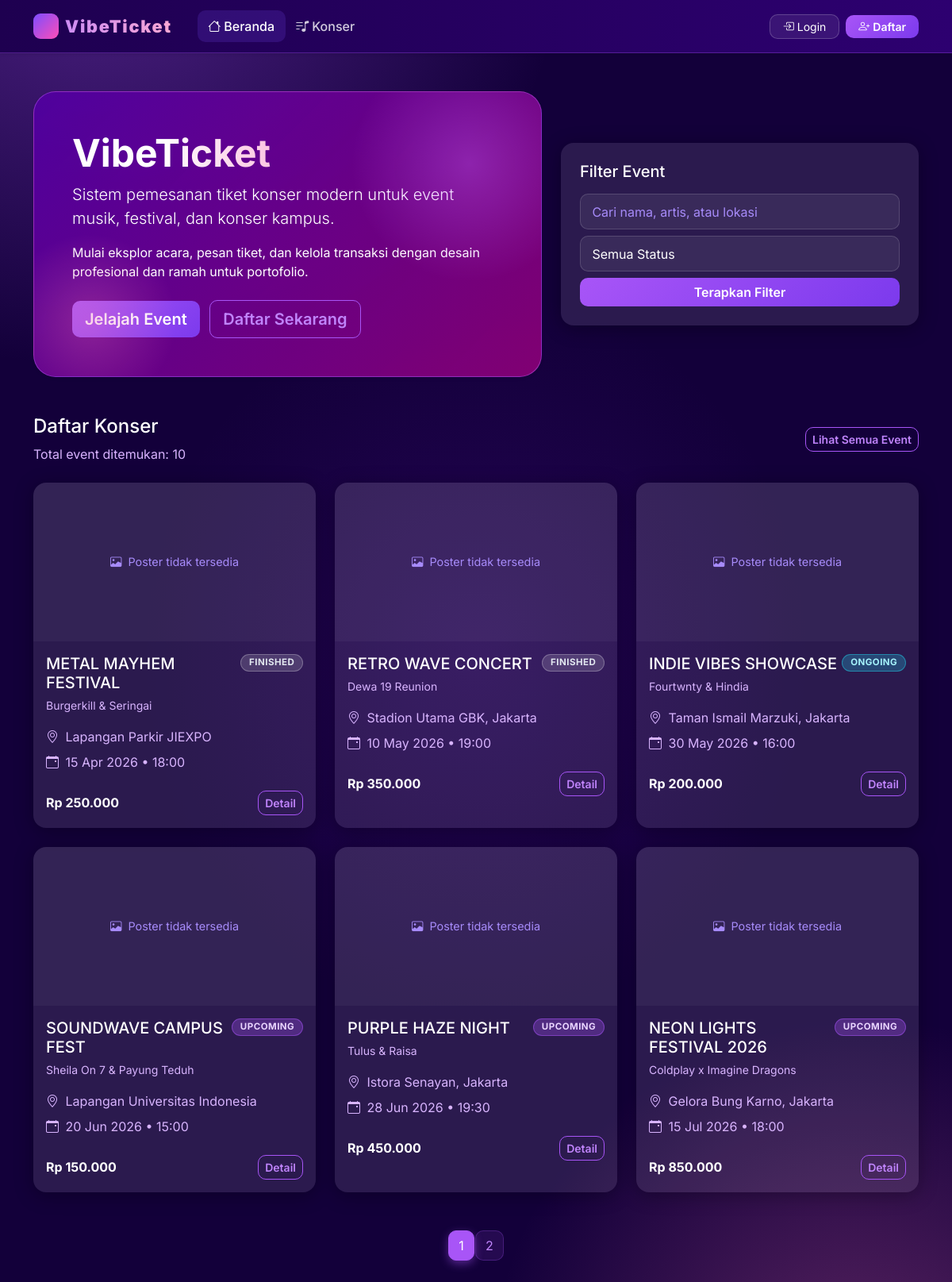
The page / on the database its author committed.
### tables this page shows
CREATE TABLE IF NOT EXISTS `events` (
    `id`          INT(11) NOT NULL AUTO_INCREMENT,
    `code`        VARCHAR(20) NOT NULL UNIQUE,
    `name`        VARCHAR(150) NOT NULL,
    `artist`      VARCHAR(150) NOT NULL,
    `location`    VARCHAR(200) NOT NULL,
    `event_date`  DATE NOT NULL,
    `event_time`  TIME NOT NULL,
    `price`       DECIMAL(12,2) NOT NULL DEFAULT 0,
    `quota`       INT(11) NOT NULL DEFAULT 0,
    `sold`        INT(11) NOT NULL DEFAULT 0,
    `poster`      VARCHAR(255) DEFAULT 'default_poster.jpg',
    `description` TEXT DEFAULT NULL,
    `status`      ENUM('upcoming','ongoing','finished','cancelled') NOT NULL DEFAULT 'upcoming',
    `created_at`  TIMESTAMP NOT NULL DEFAULT CURRENT_TIMESTAMP,
    PRIMARY KEY (`id`)
);

### config/session.php (called while the page is built, shortened)
<?php
function isLoggedIn() {
    return isset($_SESSION['user_id']) && !empty($_SESSION['user_id']);
}
function getBaseUrl() {
    $protocol = (!empty($_SERVER['HTTPS']) && $_SERVER['HTTPS'] !== 'off') ? 'https' : 'http';
    $host     = $_SERVER['HTTP_HOST'] ?? 'localhost';
    $script   = $_SERVER['SCRIPT_NAME'] ?? '';
    $parts    = explode('/', $script);
    $base     = '/' . ($parts[1] ?? '');
    return $protocol . '://' . $host . $base;
}
function formatRupiah($price) {
    return 'Rp ' . number_format($price, 0, ',', '.');
}

### index.php (the view, shortened to what this page needs)
<?php
require_once __DIR__ . '/includes/header.php';
require_once __DIR__ . '/includes/navbar.php';
$search = trim($_GET['search'] ?? '');
$status = trim($_GET['status'] ?? '');
$page   = max(1, intval($_GET['page'] ?? 1));
$limit  = 6;
$offset = ($page - 1) * $limit;
$where = 'WHERE 1=1';
$params = [];
$types = '';
$countSql = "SELECT COUNT(*) AS total FROM events $where";
$countStmt = $conn->prepare($countSql);
$countStmt->execute();
$countResult = $countStmt->get_result()->fetch_assoc();
$totalEvents = $countResult['total'] ?? 0;
$listSql = "SELECT * FROM events $where ORDER BY event_date ASC, event_time ASC LIMIT ? OFFSET ?";
$listStmt = $conn->prepare($listSql);
if ($types) {
    $bindTypes = $types . 'ii';
    $queryParams = array_merge($params, [$limit, $offset]);
    bindParams($listStmt, $bindTypes, $queryParams);
} else {
    $listStmt->bind_param('ii', $limit, $offset);
}
$listStmt->execute();
$events = $listStmt->get_result();
$totalPages = max(1, ceil($totalEvents / $limit));
?>
<div class="container py-5">
    <div class="row align-items-center mb-5">
        <div class="col-lg-7">
            <div class="hero-banner p-5 card-glass shadow-sm">
                <h1 class="display-5 fw-bold">VibeTicket</h1>
                <p class="lead">Sistem pemesanan tiket konser modern untuk event musik, festival, dan konser kampus.</p>
                <p class="mb-4">Mulai eksplor acara, pesan tiket, dan kelola transaksi dengan desain profesional dan ramah untuk portofolio.</p>
                <a href="<?= getBaseUrl() ?>/customer/events.php" class="btn btn-primary btn-lg me-2">Jelajah Event</a>
                <?php if (!isLoggedIn()): ?>
                    <a href="<?= getBaseUrl() ?>/auth/register.php" class="btn btn-outline-primary btn-lg">Daftar Sekarang</a>
                <?php endif; ?>
            </div>
        </div>
        <div class="col-lg-5 mt-4 mt-lg-0">
            <div class="card card-glass border-0 p-4">
                <h5 class="mb-3">Filter Event</h5>
                <form class="row g-2" method="get" action="<?= getBaseUrl() ?>/index.php">
                    <div class="col-12">
                        <input type="search" name="search" class="form-control" placeholder="Cari nama, artis, atau lokasi" value="<?= htmlspecialchars($search) ?>">
                    </div>
                    <div class="col-12">
                        <select class="form-select" name="status">
                            <option value="">Semua Status</option>
                        </select>
                    </div>
                    <div class="col-12 d-grid">
                        <button class="btn btn-primary">Terapkan Filter</button>
                    </div>
                </form>
            </div>
        </div>
    </div>
    <div class="d-flex align-items-center justify-content-between mb-4">
        <div>
            <h2 class="h4">Daftar Konser</h2>
            <p class="text-soft mb-0">Total event ditemukan: <?= $totalEvents ?></p>
        </div>
        <a href="<?= getBaseUrl() ?>/customer/events.php" class="btn btn-outline-primary btn-sm">Lihat Semua Event</a>
    </div>
    <div class="row g-4">
        <?php while ($event = $events->fetch_assoc()): ?>
            <div class="col-md-6 col-xl-4">
                <div class="card card-glass h-100 border-0 overflow-hidden">
                    <?php $posterId = 'poster-' . $event['id']; ?>
                    <div id="<?= $posterId ?>" class="placeholder-box" style="display:none;"><i class="bi bi-image"></i> Poster tidak tersedia</div>
                    <div class="card-body">
                        <div class="d-flex justify-content-between align-items-start mb-3">
                            <div>
                                <h5 class="card-title mb-1"><?= htmlspecialchars($event['name']) ?></h5>
                                <small class="text-soft"><?= htmlspecialchars($event['artist']) ?></small>
                            </div>
                            <span class="badge badge-status badge-<?= htmlspecialchars($event['status']) ?> text-uppercase"><?= htmlspecialchars($event['status']) ?></span>
                        </div>
                        <p class="mb-2 text-soft"><i class="bi bi-geo-alt me-1"></i> <?= htmlspecialchars($event['location']) ?></p>
                        <p class="mb-2 text-soft"><i class="bi bi-calendar-event me-1"></i> <?= date('d M Y', strtotime($event['event_date'])) ?> • <?= date('H:i', strtotime($event['event_time'])) ?></p>
                        <div class="d-flex justify-content-between align-items-center mt-4">
                            <strong class="text-white"><?= formatRupiah($event['price']) ?></strong>
                            <a href="<?= getBaseUrl() ?>/customer/event_detail.php?id=<?= $event['id'] ?>" class="btn btn-outline-primary btn-sm">Detail</a>
                        </div>
                    </div>
                </div>
            </div>
        <?php endwhile; ?>
    </div>
    <?php if ($totalPages > 1): ?>
        <nav class="mt-5" aria-label="Pagination Event">
            <ul class="pagination justify-content-center">
                <?php for ($i = 1; $i <= $totalPages; $i++): ?>
                    <li class="page-item <?= $i === $page ? 'active' : '' ?>">
                        <a class="page-link" href="<?= getBaseUrl() ?>/index.php?search=<?= urlencode($search) ?>&status=<?= urlencode($status) ?>&page=<?= $i ?>"><?= $i ?></a>
                    </li>
                <?php endfor; ?>
            </ul>
        </nav>
    <?php endif; ?>
</div>
<?php include __DIR__ . '/includes/footer.php'; ?>

### includes/header.php (shortened to what this page needs)
<?php
require_once __DIR__ . "/../config/session.php";
?><!doctype html>
<html lang="id">
<head>
<link href="https://cdn.jsdelivr.net/npm/bootstrap@5.3.2/dist/css/bootstrap.min.css" rel="stylesheet">
<link rel="stylesheet" href="https://cdn.jsdelivr.net/npm/bootstrap-icons@1.11.3/font/bootstrap-icons.css">
<link rel="stylesheet" href="<?= getBaseUrl() ?>/assets/css/style.css">
</head>
<body>

### includes/navbar.php (shortened to what this page needs)
<nav class="navbar navbar-expand-lg navbar-dark shadow-sm sticky-top app-navbar">
    <div class="container">
        <a class="navbar-brand d-flex align-items-center gap-2" href="<?= getBaseUrl() ?>/index.php">
            <div style="width:32px;height:32px;border-radius:9px;background:linear-gradient(135deg,#7c4dff,#ff4db8);display:flex;align-items:center;justify-content:center;flex-shrink:0;">
                <i class="bi bi-music-note-beamed text-white" style="font-size:1rem;"></i>
            </div>
            <span>VibeTicket</span>
        </a>
        <div class="collapse navbar-collapse" id="mainNavbar">
            <ul class="navbar-nav me-auto mb-2 mb-lg-0 ms-3">
                <li class="nav-item">
                    <a class="nav-link <?= basename($_SERVER['PHP_SELF']) === 'index.php' ? 'active' : '' ?>" href="<?= getBaseUrl() ?>/index.php">
                        <i class="bi bi-house me-1"></i>Beranda
                    </a>
                </li>
                <li class="nav-item">
                    <a class="nav-link" href="<?= getBaseUrl() ?>/customer/events.php">
                        <i class="bi bi-music-note-list me-1"></i>Konser
                    </a>
                </li>
            </ul>
            <div class="d-flex align-items-center gap-2">
                <?php if (!isLoggedIn()): ?>
                    <a href="<?= getBaseUrl() ?>/auth/login.php" class="btn btn-outline-light btn-sm px-3">
                        <i class="bi bi-box-arrow-in-right me-1"></i>Login
                    </a>
                    <a href="<?= getBaseUrl() ?>/auth/register.php" class="btn btn-primary btn-sm px-3">
                        <i class="bi bi-person-plus me-1"></i>Daftar
                    </a>
                <?php endif; ?>
            </div>
        </div>
    </div>
</nav>

### includes/footer.php (shortened to what this page needs)
</body>
</html>

### rows shown on the page
events: name "METAL MAYHEM FESTIVAL", artist "Burgerkill & Seringai", status "FINISHED", location "Lapangan Parkir JIEXPO", event_date "15 Apr 2026", event_time "18:00", price "Rp 250.000"
events: name "RETRO WAVE CONCERT", artist "Dewa 19 Reunion", status "FINISHED", location "Stadion Utama GBK, Jakarta", event_date "10 May 2026", event_time "19:00", price "Rp 350.000"
events: name "INDIE VIBES SHOWCASE", artist "Fourtwnty & Hindia", status "ONGOING", location "Taman Ismail Marzuki, Jakarta", event_date "30 May 2026", event_time "16:00", price "Rp 200.000"
events: name "SOUNDWAVE CAMPUS FEST", artist "Sheila On 7 & Payung Teduh", status "UPCOMING", location "Lapangan Universitas Indonesia", event_date "20 Jun 2026", event_time "15:00", price "Rp 150.000"
events: name "PURPLE HAZE NIGHT", artist "Tulus & Raisa", status "UPCOMING", location "Istora Senayan, Jakarta", event_date "28 Jun 2026", event_time "19:30", price "Rp 450.000"
events: name "NEON LIGHTS FESTIVAL 2026", artist "Coldplay x Imagine Dragons", status "UPCOMING", location "Gelora Bung Karno, Jakarta", event_date "15 Jul 2026", event_time "18:00", price "Rp 850.000"

### other values the page prints
$totalEvents "10"
